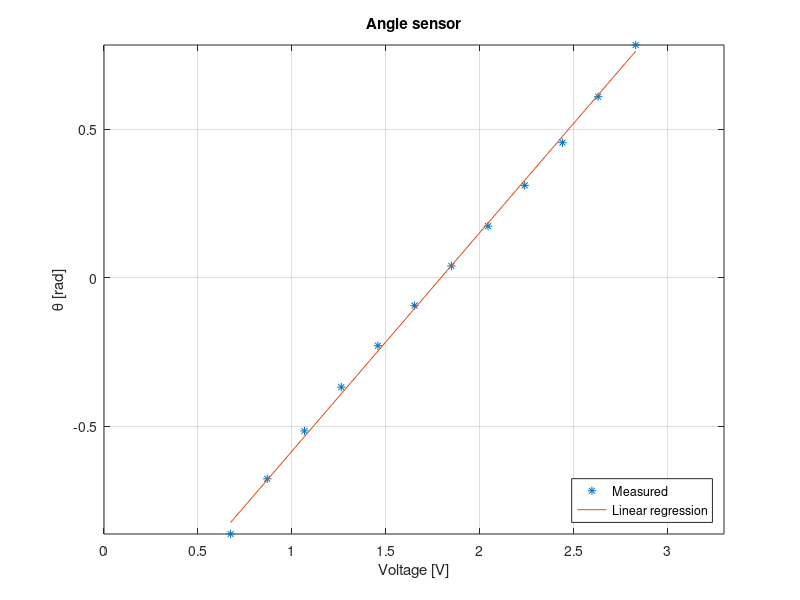

Write MATLAB code to recreate this figure.
% GRAB DATA FROM CRANE
ZERO_PIXEL = 285;

p = [0     50    100   150   200   250   300   350   400   450   500   550];
a = asin(((p-ZERO_PIXEL) / 15)/25);
u = [0.674 0.869 1.067 1.263 1.458 1.653 1.849 2.044 2.239 2.440 2.630 2.830];


[p, s] = polyfit(u, a, 1);
% x = -0.4981*u + 4.7931

a_est = polyval(p, u);

%x_est = p(1) * u + p(2);

r2 = 1 - s.normr^2 / norm(a-mean(a))^2

% PLOT
plot(u, a, '*', u, a_est);
title('Angle sensor');
xlabel('Voltage [V]');
ylabel('\theta [rad]');
xlim([0 3.3]);
ylim([a(1) a(end)]);
grid on;
legend('Measured', 'Linear regression', 'location', 'southeast');
